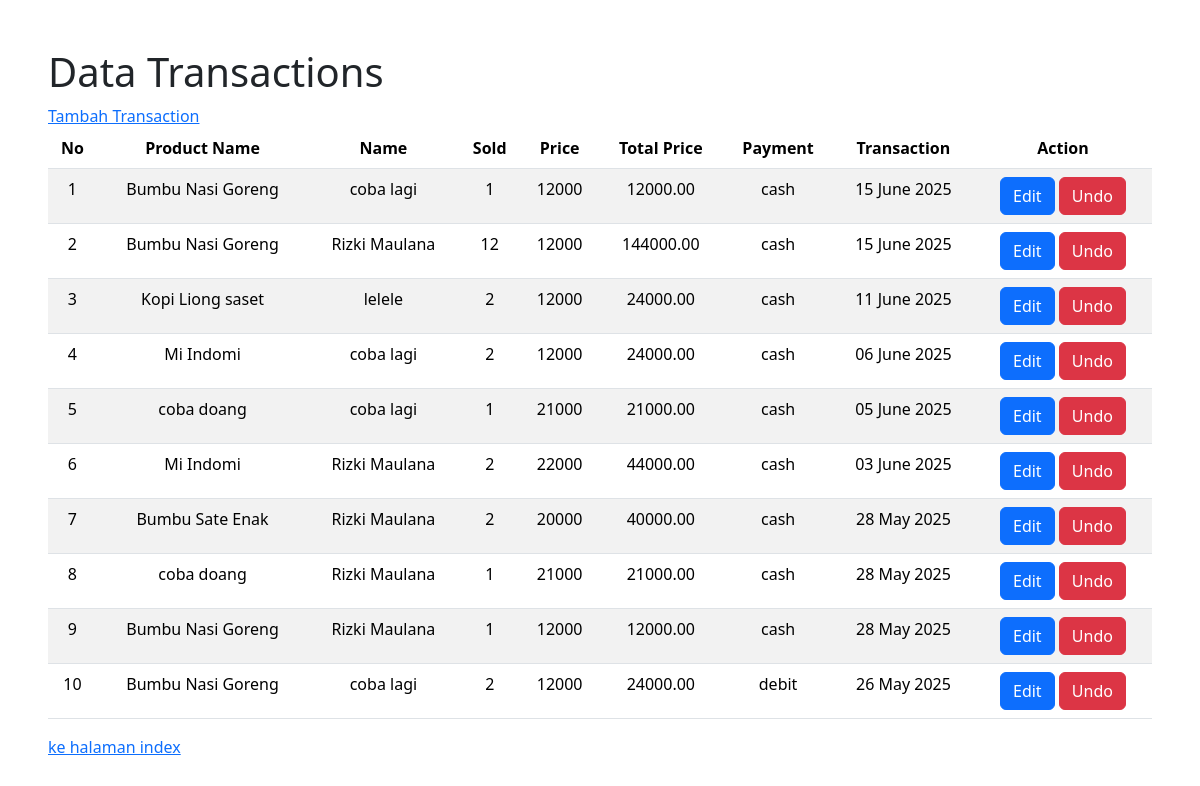
Screenshot of /transactions.php (signed in) with the database file from the repository.
### tables this page shows
CREATE TABLE `transactions` (
  `id` int(11) NOT NULL,
  `product_id` int(11) NOT NULL,
  `user_id` int(11) NOT NULL,
  `total_sold` int(11) NOT NULL,
  `price_per_unit` decimal(12,0) NOT NULL,
  `total_price` decimal(10,2) NOT NULL,
  `payment_method` enum('cash','debit','credit','ewallet') NOT NULL,
  `transaction_date` timestamp NOT NULL DEFAULT current_timestamp()
);

CREATE TABLE `products` (
  `id` int(11) NOT NULL,
  `name` varchar(100) NOT NULL,
  `category` varchar(50) DEFAULT NULL,
  `price` decimal(10,2) NOT NULL,
  `created_at` timestamp NOT NULL DEFAULT current_timestamp()
);

CREATE TABLE `users` (
  `id` int(11) NOT NULL,
  `name` varchar(100) NOT NULL,
  `email` varchar(100) NOT NULL,
  `password` varchar(255) NOT NULL,
  `role` enum('customer','admin') NOT NULL,
  `created_at` timestamp NOT NULL DEFAULT current_timestamp()
);

### logics/functions.php (called while the page is built, shortened)
<?php
    function showDataJoin3($columns = "*", $table, $table2,  $joinCondition1, $table3, $joinCondition2, $orderBy = null) {
        global $koneksi;
        $query = "SELECT $columns FROM $table INNER JOIN $table2 ON $joinCondition1 INNER JOIN $table3 ON $joinCondition2 $orderBy";
        $result = mysqli_query($koneksi, $query);
        $data = mysqli_fetch_all($result, MYSQLI_ASSOC);
        return $data;
    }
    function format($date, $format = 'd F Y') {
        return date($format, strtotime($date));
    }
?>

### transactions.php (the view, shortened to what this page needs)
<?php
require_once 'koneksi.php';
require_once "logics/functions.php";
$query = showDataJoin3('`transactions`.`id` as id ,`products`.`name` as product_name, `users`.`name` as name, `transactions`.`total_sold` AS sold, `transactions`.`total_price` AS total, `transactions`.`payment_method`AS payment, `transactions`.`price_per_unit`AS price, `transactions`.`transaction_date` AS date', 'transactions', 'products', '`products`.`id` = `transactions`.`product_id`', 'users', '`users`.`id` = `transactions`.`user_id`', 'ORDER BY `transactions`.`transaction_date` DESC');
$i = 1;
?>
<!DOCTYPE html>
<html lang="en">
<head>
    <link rel="stylesheet" href="assets/css/bootstrap.min.css">
</head>
<body>
    <div class="p-5">
            <h1>Data Transactions</h1>
            <a href="forms/formTransaction.php">Tambah Transaction</a>
        <table class="table table-striped" style="padding: 10px; text-align: center">
                <thead>
                    <tr style="padding: 10px;">
                        <th>No</th>
                        <th>Product Name</th>
                        <th>Name</th>
                        <th>Sold</th>
                        <th>Price</th>
                        <th>Total Price</th>
                        <th>Payment</th>
                        <th>Transaction</th>
                        <th>Action</th>
                    </tr>
                </thead>
                <tbody>
                    <?php  foreach ($query as $row) : ?>
                          <tr style="padding: 10px;">
                              <td> <?= $i++; ?> </td>
                              <td> <?= $row['product_name']; ?> </td>
                              <td> <?= $row['name']; ?> </td>
                              <td> <?= $row['sold']; ?> </td>
                              <td> <?= $row['price']; ?> </td>
                              <td> <?= $row['total']; ?> </td>
                              <td> <?= $row['payment']; ?> </td>
                              <td> <?= format($row['date'], 'd F Y'); ?> </td>
                              <td> <a class="btn btn-primary" href="forms/formTransaction.php?id=<?= $row['id']; ?>">Edit</a> <button   class="btn btn-danger" onclick="confirmDelete('transactions', <?= $row['id']; ?>)">Undo</button> </td>
                          </tr>
                      <?php endforeach; ?>
                </tbody>
            </table>
            <a href="index.php">ke halaman index</a>
    </div>
</body>
</html>

### rows the page displays
transactions: product.name "Bumbu Nasi Goreng", user.name "coba lagi", total_sold "1", price_per_unit "12000", total_price "12000.00", payment_method "cash", transaction_date "15 June 2025"
transactions: product.name "Bumbu Nasi Goreng", user.name "Rizki Maulana", total_sold "12", price_per_unit "12000", total_price "144000.00", payment_method "cash", transaction_date "15 June 2025"
transactions: product.name "Kopi Liong saset", user.name "lelele", total_sold "2", price_per_unit "12000", total_price "24000.00", payment_method "cash", transaction_date "11 June 2025"
transactions: product.name "Mi Indomi", user.name "coba lagi", total_sold "2", price_per_unit "12000", total_price "24000.00", payment_method "cash", transaction_date "06 June 2025"
transactions: product.name "coba doang", user.name "coba lagi", total_sold "1", price_per_unit "21000", total_price "21000.00", payment_method "cash", transaction_date "05 June 2025"
transactions: product.name "Mi Indomi", user.name "Rizki Maulana", total_sold "2", price_per_unit "22000", total_price "44000.00", payment_method "cash", transaction_date "03 June 2025"
transactions: product.name "Bumbu Sate Enak", user.name "Rizki Maulana", total_sold "2", price_per_unit "20000", total_price "40000.00", payment_method "cash", transaction_date "28 May 2025"
transactions: product.name "coba doang", user.name "Rizki Maulana", total_sold "1", price_per_unit "21000", total_price "21000.00", payment_method "cash", transaction_date "28 May 2025"
transactions: product.name "Bumbu Nasi Goreng", user.name "Rizki Maulana", total_sold "1", price_per_unit "12000", total_price "12000.00", payment_method "cash", transaction_date "28 May 2025"
transactions: product.name "Bumbu Nasi Goreng", user.name "coba lagi", total_sold "2", price_per_unit "12000", total_price "24000.00", payment_method "debit", transaction_date "26 May 2025"
